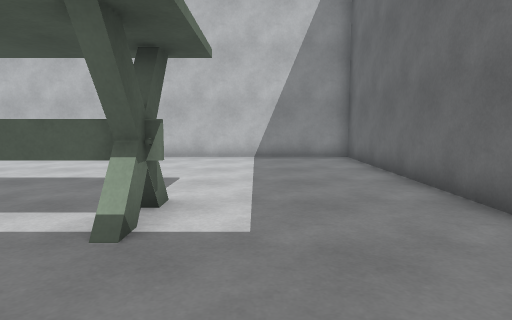
view 1 (above)

12 first-person views from a walk through a 3-D level made in the Unity game engine. The camera is 1.2 m above the floor, tilts 6° down and sees 75° across. The floor is counted in squares, 1 m on a side. Each view is taken from the middle of a square. On the plan, view 1 faces up. The plan holds only what a view shows up to about 14 squares ahead; the rest is blank.

view 2
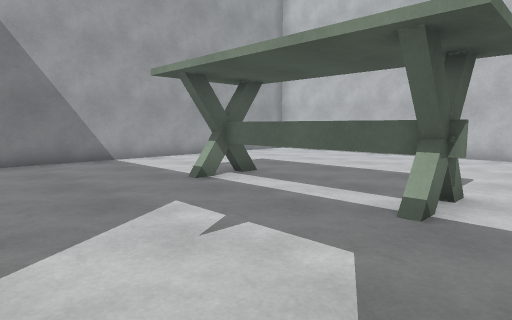

view 3
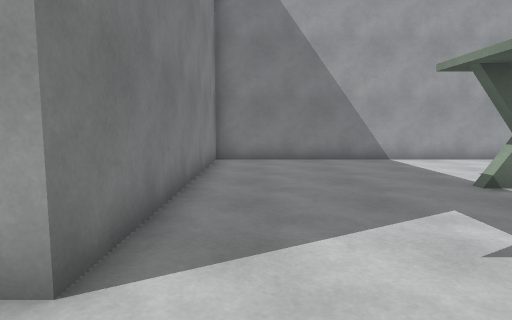

view 4
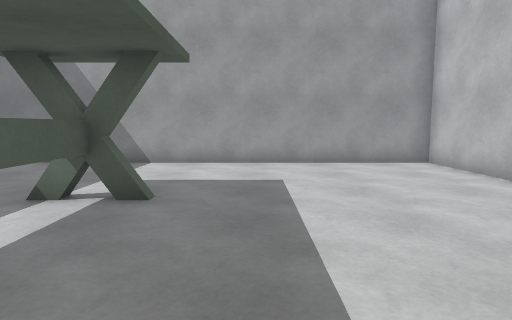

view 5
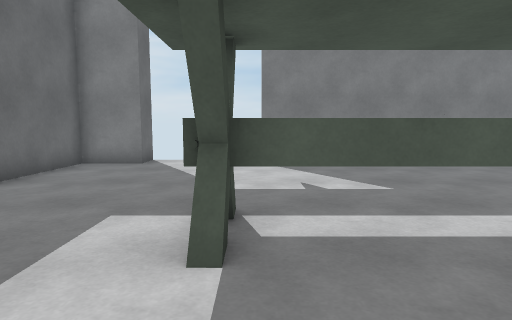

view 6
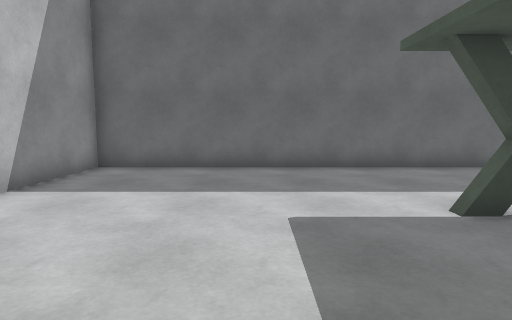

view 7
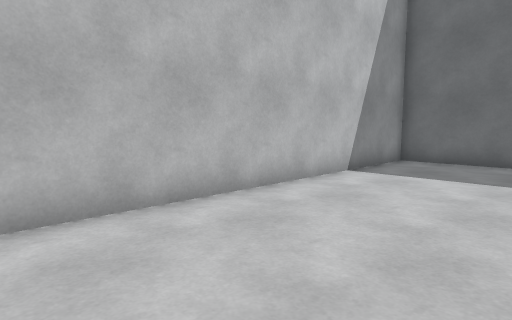

view 8
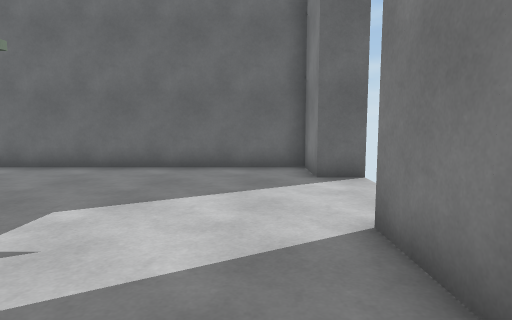

view 9
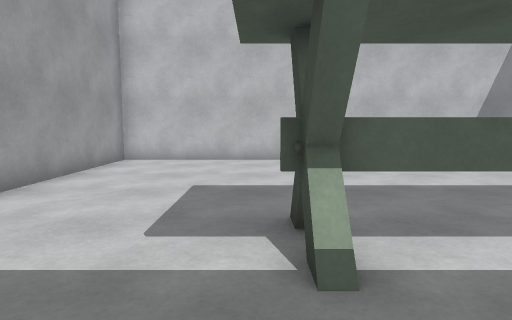

view 10
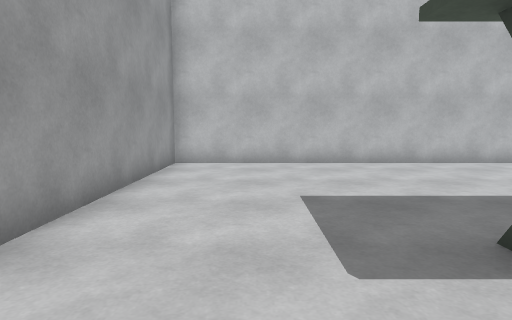

view 11
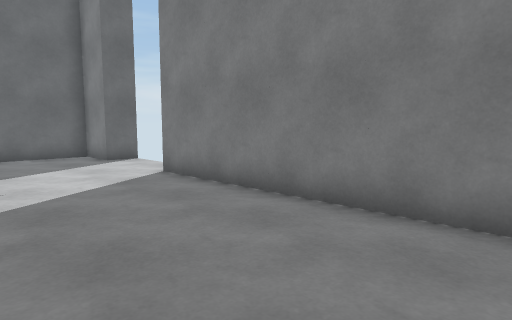

view 12
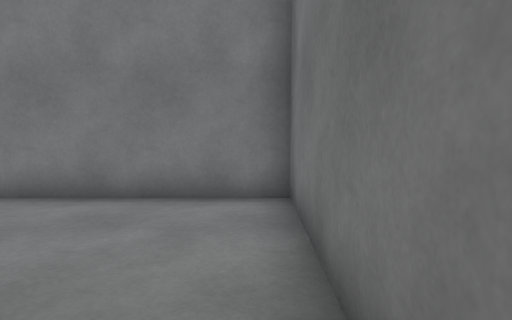

### Floor plan
Key: @ floor where view 1 was taken; # wall or solid block; . floor; ^ raised ledge; T thing the floor can be seen under or through; O other object.
Columns run from 12 left of view 1 to 4 right of it. Each row starts with its distance up from view 1.
 13 #################
 12 #...............#
 11 #...............#
 10 #...............#
  9 #...............#
  8 #...............#
  7 #...............#
  6 #...............#
  5 #....OO...OO....#
  4 #.....OTTTT.....#
  3 #...............#
  2 #...............#
  1 #...............#
  0 #...........@...#
 -1 #...............#
 -2 #...............#
 -3 #^^^^^^^^^#...^^
 -4               #

Where each view was taken, in squares from view 1:
view 1: 0 up, 0 right, facing up
view 2: 1 down, 0 right, facing up-left
view 3: 1 down, 0 right, facing left
view 4: 7 up, 1 left, facing left
view 5: 8 up, 2 left, facing down
view 6: 8 up, 6 left, facing right
view 7: 8 up, 8 left, facing up-right
view 8: 1 down, 6 left, facing right
view 9: 1 up, 7 left, facing up
view 10: 2 up, 9 left, facing up
view 11: 2 up, 10 left, facing down-right
view 12: 3 up, 11 left, facing down
